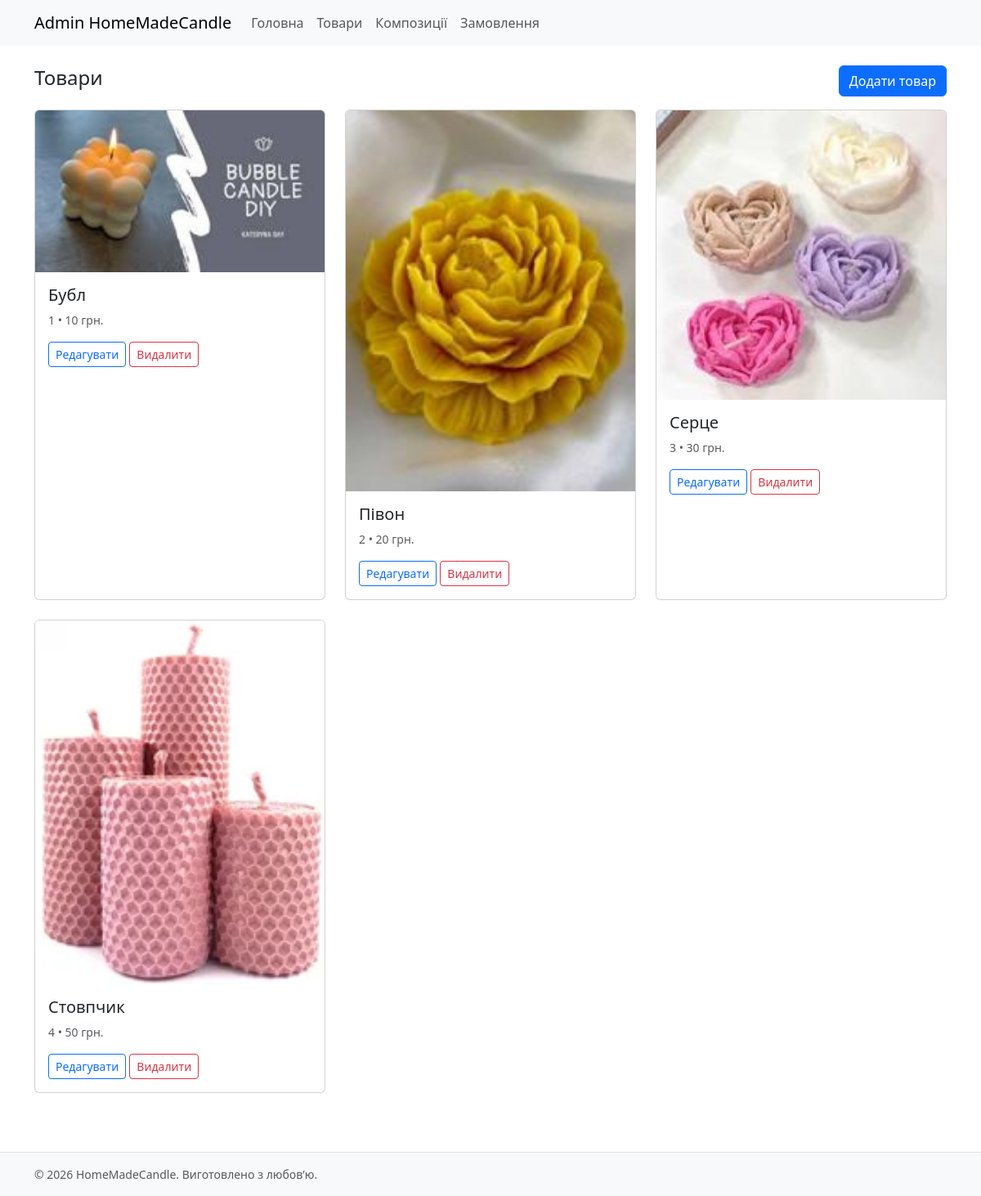
The app's page /admin/products (signed in) with its own data.
### models.py (models this page shows)
class Product(db.Model):
    id = db.Column(db.Integer, primary_key=True)
    sku = db.Column(db.String(64), unique=True, nullable=False)
    name = db.Column(db.String(120), nullable=False)
    description = db.Column(db.Text)
    wax_type = db.Column(db.String(64))
    category = db.Column(db.String(64))
    width = db.Column(db.Integer)
    height = db.Column(db.Integer)
    depth = db.Column(db.Integer)
    weight = db.Column(db.Integer)
    price = db.Column(db.Integer, default=0)
    is_active = db.Column(db.Boolean, default=True)
    colors = db.relationship("Color", backref="product", cascade="all, delete-orphan")
    images = db.relationship("ProductImage", backref="product",
                             order_by="ProductImage.sort_order",
                             cascade="all, delete-orphan")

class ProductImage(db.Model):
    id = db.Column(db.Integer, primary_key=True)
    product_id = db.Column(db.Integer, db.ForeignKey("product.id"), nullable=False)
    filename = db.Column(db.String(255), nullable=False)         # оригінал
    preview_filename = db.Column(db.String(255))                  # прев’ю 200x200
    alt_text = db.Column(db.String(120))
    sort_order = db.Column(db.Integer, default=0)

### blueprints/admin/routes.py (the view)
@bp.route("/products")
@login_required
def product_list():
    products = Product.query.order_by(Product.name).all()
    return render_template("admin/product_list.html", products=products)

### blueprints/admin/routes.py (called while the page is built)
@login_manager.user_loader
def load_user(user_id):
    return User.query.get(int(user_id))

### templates/admin/product_list.html
{% extends "base.html" %}
{% block content %}
<div class="container">
  <div class="d-flex justify-content-between align-items-center mb-3">
    <h1 class="h4">Товари</h1>
    <a class="btn btn-primary" href="{{ url_for('admin.product_edit') }}">Додати товар</a>
  </div>
  <div class="row">
    {% for p in products %}
      <div class="col-12 col-md-6 col-lg-4 mb-4">
        <div class="card h-100">
          {% set cover = p.images[0] if p.images else None %}
          {% if cover %}
          <img class="card-img-top img-fluid" src="{{ url_for('static', filename='img/uploads/' ~ (cover.preview_filename or cover.filename)) }}" alt="{{ p.name }}">
          {% endif %}
          <div class="card-body">
            <h5 class="card-title">{{ p.name }}</h5>
            <p class="card-text small text-muted">{{ p.sku }} • {{ p.price|int }} грн.</p>
            <a class="btn btn-outline-primary btn-sm" href="{{ url_for('admin.product_edit', product_id=p.id) }}">Редагувати</a>
            <form method="post" action="{{ url_for('admin.product_delete', product_id=p.id) }}" class="d-inline">
              <button type="submit" class="btn btn-outline-danger btn-sm"
                  onclick="return confirm('Ви впевнені, що хочете видалити цей товар?')">
                Видалити
              </button>
            </form>
          </div>
        </div>
      </div>
    {% else %}
      <p>Наразі немає товарів.</p>
    {% endfor %}
  </div>
</div>
{% endblock %}

### static/css/main.css (style rules this page uses)
body { font-family: system-ui, -apple-system, Segoe UI, Roboto, sans-serif; }
.card-img-top { object-fit: cover; }

### records on screen
Product: preview_filename (picture), name "Бубл", sku "1", price "10"
Product: preview_filename (picture), name "Півон", sku "2", price "20"
Product: preview_filename (picture), name "Серце", sku "3", price "30"
Product: preview_filename (picture), name "Стовпчик", sku "4", price "50"

### other values on screen
{{ 2026 }} "2026"
